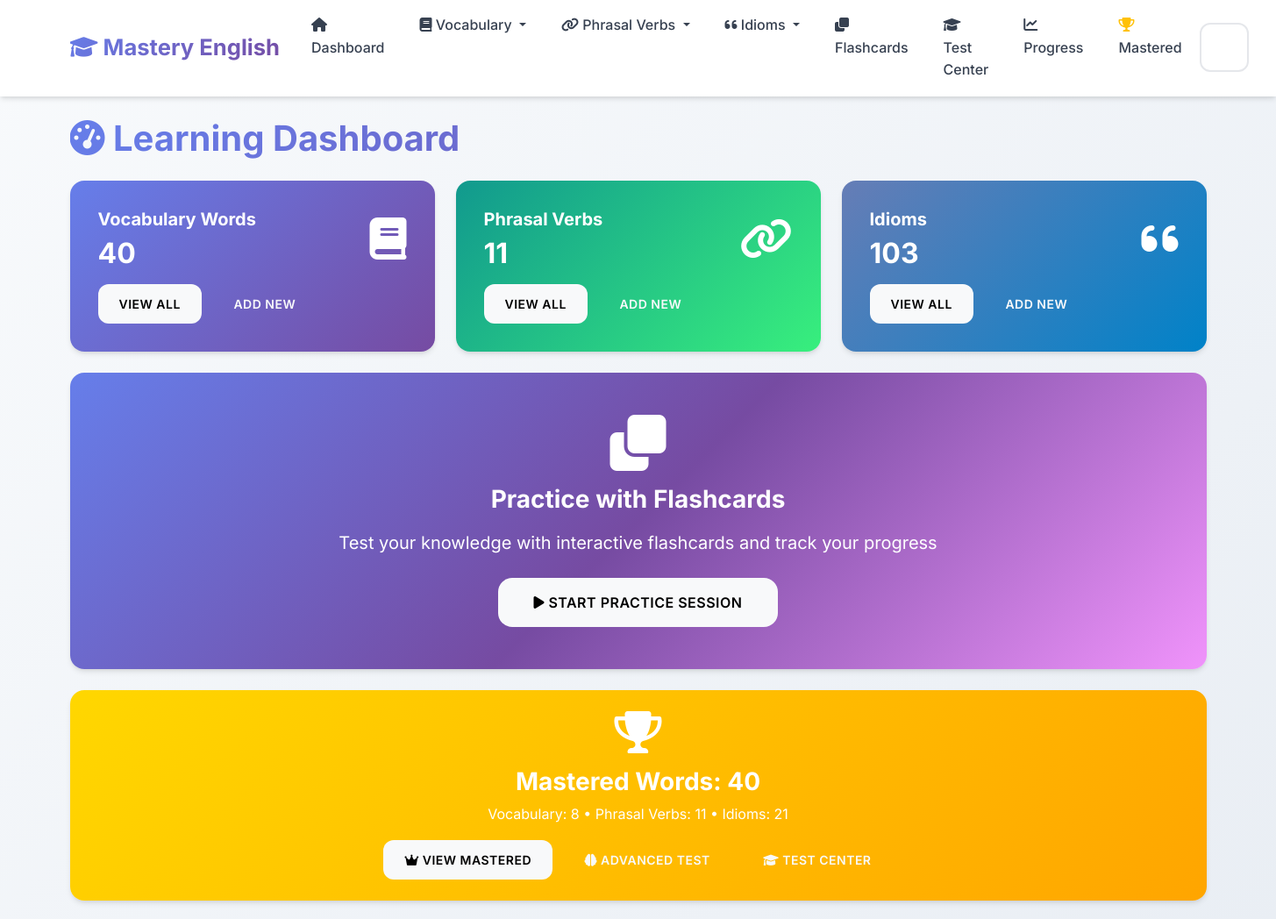
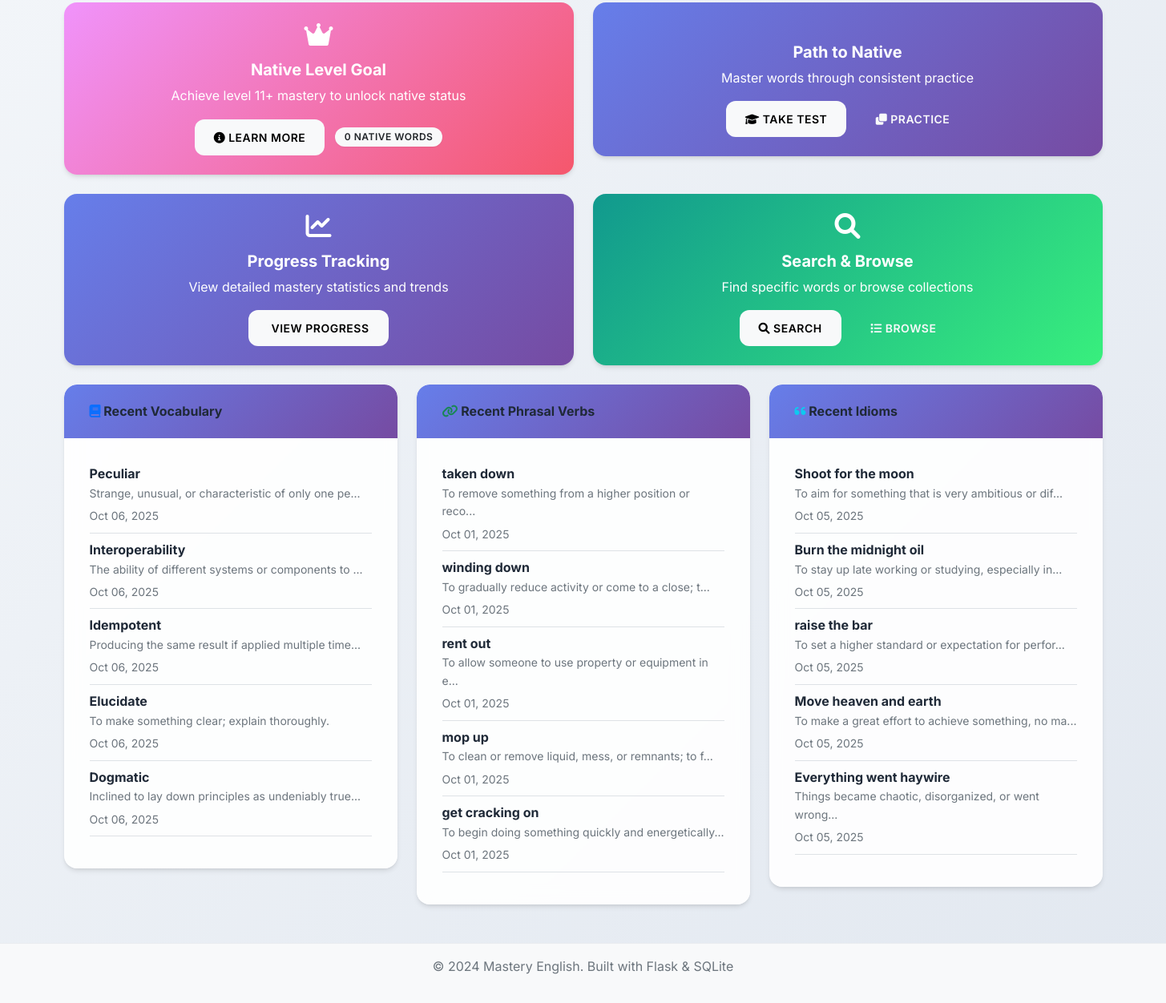
Before: / with the older database file (2 pictures, top to bottom).
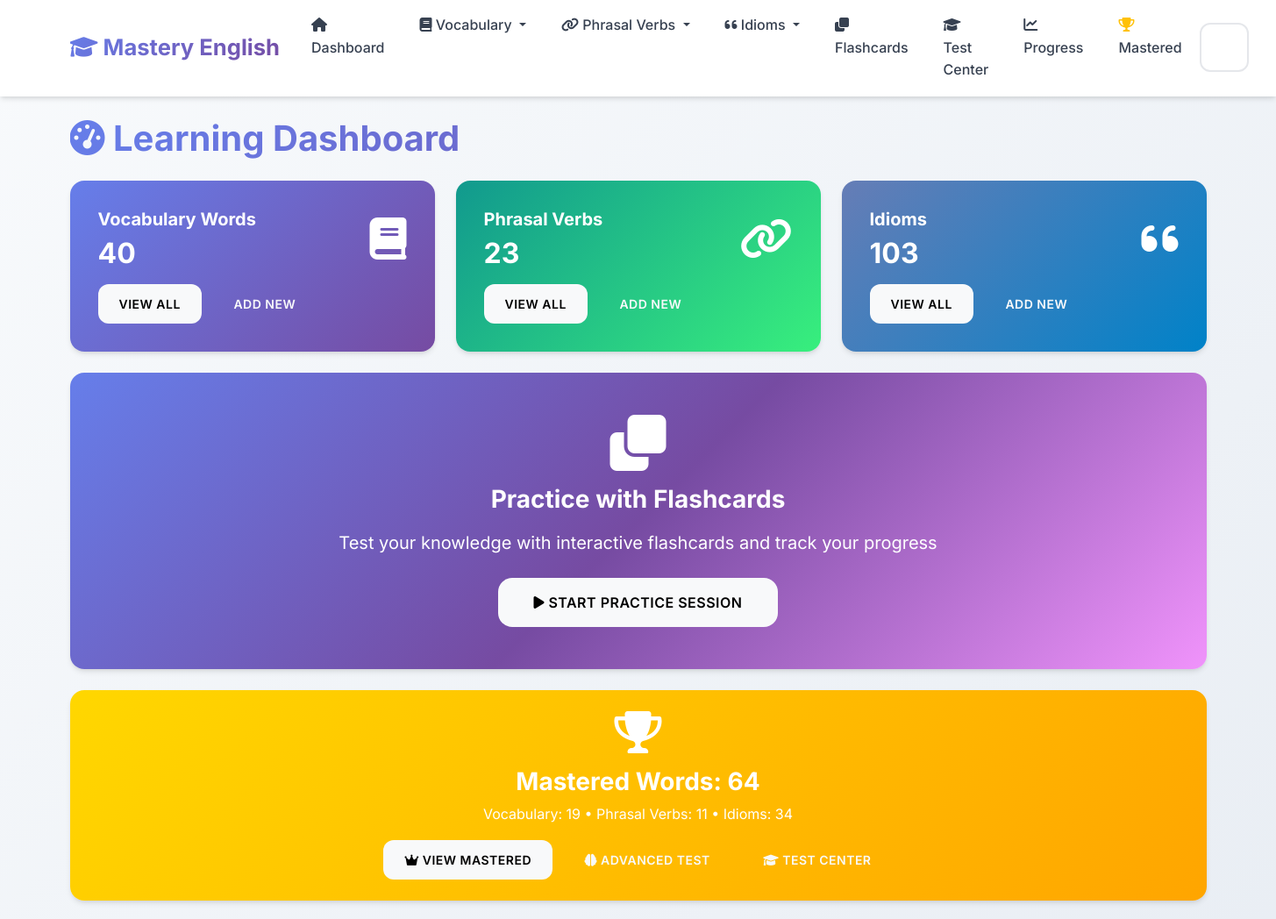
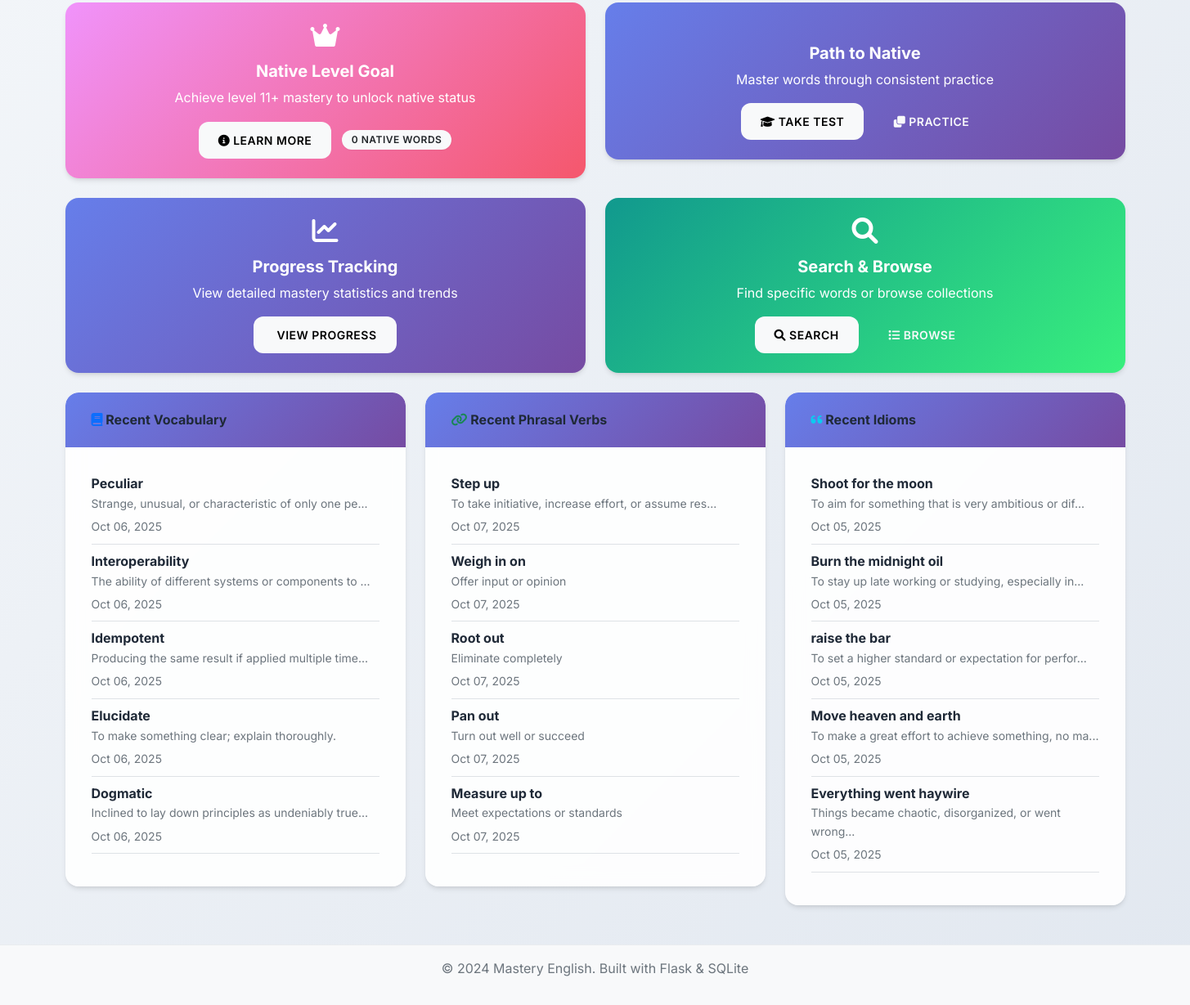
After: the same page with the newer database file (2 pictures, top to bottom).
### app.py (models this page shows, shortened)
class VocabularyWord(db.Model):
    __tablename__ = 'vocabulary_words'
    id = db.Column(db.Integer, primary_key=True)
    word = db.Column(db.String(100), nullable=False)
    definition = db.Column(db.Text, nullable=False)
    example_sentence = db.Column(db.Text)
    pronunciation = db.Column(db.String(100))
    part_of_speech = db.Column(db.String(50))
    difficulty_level = db.Column(db.String(20), default='medium')
    date_added = db.Column(db.DateTime, default=datetime.utcnow)
    times_practiced = db.Column(db.Integer, default=0)
    last_practiced = db.Column(db.DateTime)
    mastery_level = db.Column(db.Integer, default=0)

class PhrasalVerb(db.Model):
    __tablename__ = 'phrasal_verbs'
    id = db.Column(db.Integer, primary_key=True)
    phrasal_verb = db.Column(db.String(100), nullable=False)
    meaning = db.Column(db.Text, nullable=False)
    example_sentence = db.Column(db.Text)
    separable = db.Column(db.Boolean, default=False)
    difficulty_level = db.Column(db.String(20), default='medium')
    date_added = db.Column(db.DateTime, default=datetime.utcnow)
    times_practiced = db.Column(db.Integer, default=0)
    last_practiced = db.Column(db.DateTime)
    mastery_level = db.Column(db.Integer, default=0)

class Idiom(db.Model):
    __tablename__ = 'idioms'
    id = db.Column(db.Integer, primary_key=True)
    idiom = db.Column(db.String(200), nullable=False)
    meaning = db.Column(db.Text, nullable=False)
    example_sentence = db.Column(db.Text)
    origin = db.Column(db.Text)
    difficulty_level = db.Column(db.String(20), default='medium')
    date_added = db.Column(db.DateTime, default=datetime.utcnow)
    times_practiced = db.Column(db.Integer, default=0)
    last_practiced = db.Column(db.DateTime)
    mastery_level = db.Column(db.Integer, default=0)

### app.py (the view)
@app.route('/')
def index():
    vocab_count = VocabularyWord.query.count()
    phrasal_count = PhrasalVerb.query.count()
    idiom_count = Idiom.query.count()
    from sqlalchemy import and_
    mastered_vocab = VocabularyWord.query.filter(
        and_(VocabularyWord.mastery_level >= 5, VocabularyWord.mastery_level <= 10)
    ).count()
    mastered_phrasal = PhrasalVerb.query.filter(
        and_(PhrasalVerb.mastery_level >= 5, PhrasalVerb.mastery_level <= 10)
    ).count()
    mastered_idioms = Idiom.query.filter(
        and_(Idiom.mastery_level >= 5, Idiom.mastery_level <= 10)
    ).count()
    total_mastered = mastered_vocab + mastered_phrasal + mastered_idioms
    native_vocab = VocabularyWord.query.filter(VocabularyWord.mastery_level > 10).count()
    native_phrasal = PhrasalVerb.query.filter(PhrasalVerb.mastery_level > 10).count()
    native_idioms = Idiom.query.filter(Idiom.mastery_level > 10).count()
    total_native = native_vocab + native_phrasal + native_idioms
    recent_vocab = VocabularyWord.query.order_by(VocabularyWord.date_added.desc()).limit(5).all()
    recent_phrasal = PhrasalVerb.query.order_by(PhrasalVerb.date_added.desc()).limit(5).all()
    recent_idioms = Idiom.query.order_by(Idiom.date_added.desc()).limit(5).all()
    return render_template('index.html',
                         vocab_count=vocab_count,
                         phrasal_count=phrasal_count,
                         idiom_count=idiom_count,
                         mastered_vocab=mastered_vocab,
                         mastered_phrasal=mastered_phrasal,
                         mastered_idioms=mastered_idioms,
                         total_mastered=total_mastered,
                         native_vocab=native_vocab,
                         native_phrasal=native_phrasal,
                         native_idioms=native_idioms,
                         total_native=total_native,
                         recent_vocab=recent_vocab,
                         recent_phrasal=recent_phrasal,
                         recent_idioms=recent_idioms)

### templates/index.html (shortened to what the changed rows need)
{% extends "base.html" %}
{% block content %}
<div class="row">
    <div class="col-12">
        <h1 class="mb-4">
            <i class="fas fa-tachometer-alt"></i> Learning Dashboard
        </h1>
    </div>
</div>
<div class="row mb-4">
    <div class="col-md-4">
        <div class="card dashboard-card text-white" style="background: var(--gradient-primary);">
            <div class="card-body">
                <div class="d-flex justify-content-between">
                    <div>
                        <h2 class="mb-0 text-white">{{ vocab_count }}</h2>
                    </div>
                </div>
            </div>
        </div>
    </div>
    <div class="col-md-4">
        <div class="card dashboard-card text-white" style="background: var(--gradient-success);">
            <div class="card-body">
                <div class="d-flex justify-content-between">
                    <div>
                        <h5 class="card-title text-white">Phrasal Verbs</h5>
                        <h2 class="mb-0 text-white">{{ phrasal_count }}</h2>
                    </div>
                </div>
            </div>
        </div>
    </div>
    <div class="col-md-4">
        <div class="card dashboard-card text-white" style="background: var(--gradient-info);">
            <div class="card-body">
                <div class="d-flex justify-content-between">
                    <div>
                        <h2 class="mb-0 text-white">{{ idiom_count }}</h2>
                    </div>
                </div>
            </div>
        </div>
    </div>
</div>
<div class="row mb-4">
    <div class="col-12">
        <div class="card dashboard-card" style="background: linear-gradient(135deg, #ffd700 0%, #ffa500 100%); color: white;">
            <div class="card-body text-center py-4">
                <div class="floating-element">
                    <i class="fas fa-trophy fa-3x mb-3"></i>
                </div>
                <h3 class="card-title text-white mb-2">
                    Mastered Words: {{ total_mastered }}
                </h3>
                <p class="card-text text-white mb-3">
                    {% if total_mastered > 0 %}
                    Vocabulary: {{ mastered_vocab }} • Phrasal Verbs: {{ mastered_phrasal }} • Idioms: {{ mastered_idioms }}
                    {% else %}
                    Keep practicing to master your first words!
                    {% endif %}
                </p>
                <div>
                    <a href="{{ url_for('mastered_words') }}" class="btn btn-light me-2">
                    </a>
                    {% if total_mastered > 0 %}
                    <a href="{{ url_for('test') }}?type=mastery" class="btn btn-outline-light me-2">
                    </a>
                    {% endif %}
                    <a href="{{ url_for('test') }}" class="btn btn-outline-light">
                    </a>
                </div>
            </div>
        </div>
    </div>
</div>
<div class="row">
    <div class="col-md-4">
        <div class="card">
            <div class="card-body">
                {% if recent_vocab %}
                    {% for word in recent_vocab %}
                        <div class="border-bottom pb-2 mb-2">
                            <strong>{{ word.word }}</strong>
                            <p class="mb-1 text-muted small">{{ word.definition[:50] }}{% if word.definition|length > 50 %}...{% endif %}</p>
                            <small class="text-muted">{{ word.date_added.strftime('%b %d, %Y') }}</small>
                        </div>
                    {% endfor %}
                {% else %}
                    <p class="text-muted">No vocabulary words yet.</p>
                {% endif %}
            </div>
        </div>
    </div>
    <div class="col-md-4">
        <div class="card">
            <div class="card-body">
                {% if recent_phrasal %}
                    {% for phrasal in recent_phrasal %}
                        <div class="border-bottom pb-2 mb-2">
                            <strong>{{ phrasal.phrasal_verb }}</strong>
                            <p class="mb-1 text-muted small">{{ phrasal.meaning[:50] }}{% if phrasal.meaning|length > 50 %}...{% endif %}</p>
                            <small class="text-muted">{{ phrasal.date_added.strftime('%b %d, %Y') }}</small>
                        </div>
                    {% endfor %}
                {% else %}
                    <p class="text-muted">No phrasal verbs yet.</p>
                {% endif %}
            </div>
        </div>
    </div>
    <div class="col-md-4">
        <div class="card">
            <div class="card-body">
                {% if recent_idioms %}
                    {% for idiom in recent_idioms %}
                        <div class="border-bottom pb-2 mb-2">
                            <strong>{{ idiom.idiom }}</strong>
                            <p class="mb-1 text-muted small">{{ idiom.meaning[:50] }}{% if idiom.meaning|length > 50 %}...{% endif %}</p>
                            <small class="text-muted">{{ idiom.date_added.strftime('%b %d, %Y') }}</small>
                        </div>
                    {% endfor %}
                {% else %}
                    <p class="text-muted">No idioms yet.</p>
                {% endif %}
            </div>
        </div>
    </div>
</div>
{% endblock %}

Changed rows visible on the page:
no longer on this page (row edited): PhrasalVerb: phrasal_verb "taken down", meaning "To remove something from a higher position or reco", date_added "Oct 01, 2025"
no longer on this page (row edited): PhrasalVerb: phrasal_verb "winding down", meaning "To gradually reduce activity or come to a close; t", date_added "Oct 01, 2025"
no longer on this page (row edited): PhrasalVerb: phrasal_verb "rent out", meaning "To allow someone to use property or equipment in e", date_added "Oct 01, 2025"
no longer on this page (row edited): PhrasalVerb: phrasal_verb "mop up", meaning "To clean or remove liquid, mess, or remnants; to f", date_added "Oct 01, 2025"
no longer on this page (row edited): PhrasalVerb: phrasal_verb "get cracking on", meaning "To begin doing something quickly and energetically", date_added "Oct 01, 2025"
added PhrasalVerb: phrasal_verb "Step up", meaning "To take initiative, increase effort, or assume res", date_added "Oct 07, 2025"
added PhrasalVerb: phrasal_verb "Weigh in on", meaning "Offer input or opinion", date_added "Oct 07, 2025"
added PhrasalVerb: phrasal_verb "Root out", meaning "Eliminate completely", date_added "Oct 07, 2025"
added PhrasalVerb: phrasal_verb "Pan out", meaning "Turn out well or succeed", date_added "Oct 07, 2025"
added PhrasalVerb: phrasal_verb "Measure up to", meaning "Meet expectations or standards", date_added "Oct 07, 2025"
Other visible differences:
{{ phrasal_count }}: "11" → "23"
{{ total_mastered }}: "40" → "64"
{{ mastered_vocab }}: "8" → "19"
{{ mastered_idioms }}: "21" → "34"
